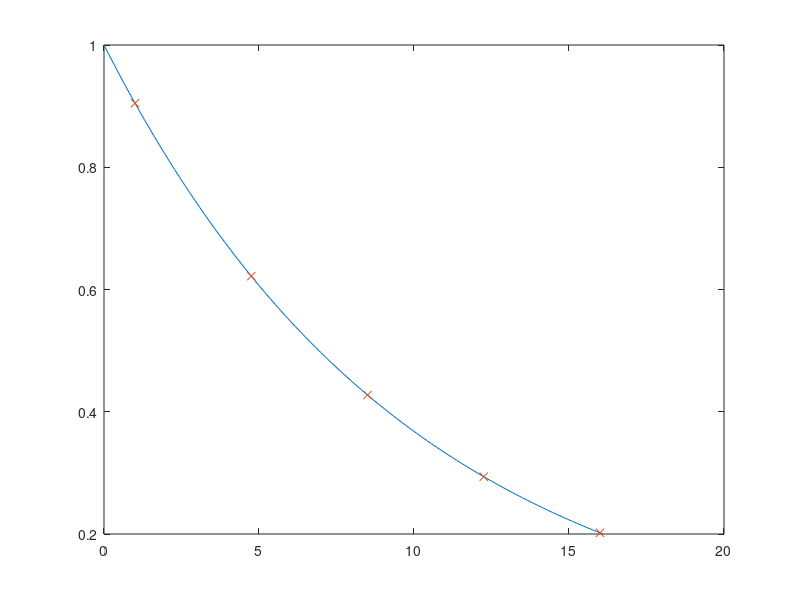

Write MATLAB code to recreate this figure.
te = -10*log(1/5);
t = linspace(0,te);
v = exp(-t/10);
plot(t, v)
hold on
t1 = linspace(1, floor(te), 5);
v1 = exp(-t1/10);
plot(t1,v1, 'x')



